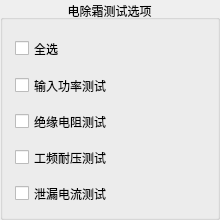
           <widget class="QGroupBox" name="groupBox_4">
            <property name="sizePolicy">
             <sizepolicy hsizetype="Fixed" vsizetype="Fixed">
              <horstretch>0</horstretch>
              <verstretch>0</verstretch>
             </sizepolicy>
            </property>
            <property name="minimumSize">
             <size>
              <width>220</width>
              <height>220</height>
             </size>
            </property>
            <property name="maximumSize">
             <size>
              <width>220</width>
              <height>220</height>
             </size>
            </property>
            <property name="styleSheet">
             <string notr="true">font: 12pt &quot;Microsoft YaHei UI&quot;;</string>
            </property>
            <property name="title">
             <string>电除霜测试选项</string>
            </property>
            <property name="alignment">
             <set>Qt::AlignCenter</set>
            </property>
            <layout class="QGridLayout" name="gridLayout_8">
             <item row="0" column="0">
              <widget class="QCheckBox" name="checkBox_8">
               <property name="sizePolicy">
                <sizepolicy hsizetype="Fixed" vsizetype="Fixed">
                 <horstretch>0</horstretch>
                 <verstretch>0</verstretch>
                </sizepolicy>
               </property>
               <property name="minimumSize">
                <size>
                 <width>190</width>
                 <height>35</height>
                </size>
               </property>
               <property name="maximumSize">
                <size>
                 <width>190</width>
                 <height>35</height>
                </size>
               </property>
               <property name="styleSheet">
                <string notr="true">font: 12pt &quot;Microsoft YaHei UI&quot;;</string>
               </property>
               <property name="text">
                <string>全选</string>
               </property>
              </widget>
             </item>
             <item row="1" column="0">
              <widget class="QCheckBox" name="checkBox_9">
               <property name="sizePolicy">
                <sizepolicy hsizetype="Fixed" vsizetype="Fixed">
                 <horstretch>0</horstretch>
                 <verstretch>0</verstretch>
                </sizepolicy>
               </property>
               <property name="minimumSize">
                <size>
                 <width>190</width>
                 <height>35</height>
                </size>
               </property>
               <property name="maximumSize">
                <size>
                 <width>190</width>
                 <height>35</height>
                </size>
               </property>
               <property name="styleSheet">
                <string notr="true">font: 12pt &quot;Microsoft YaHei UI&quot;;</string>
               </property>
               <property name="text">
                <string>输入功率测试</string>
               </property>
              </widget>
             </item>
             <item row="2" column="0">
              <widget class="QCheckBox" name="checkBox_10">
               <property name="sizePolicy">
                <sizepolicy hsizetype="Fixed" vsizetype="Fixed">
                 <horstretch>0</horstretch>
                 <verstretch>0</verstretch>
                </sizepolicy>
               </property>
               <property name="minimumSize">
                <size>
                 <width>190</width>
                 <height>35</height>
                </size>
               </property>
               <property name="maximumSize">
                <size>
                 <width>190</width>
                 <height>35</height>
                </size>
               </property>
               <property name="styleSheet">
                <string notr="true">font: 12pt &quot;Microsoft YaHei UI&quot;;</string>
               </property>
               <property name="text">
                <string>绝缘电阻测试</string>
               </property>
              </widget>
             </item>
             <item row="3" column="0">
              <widget class="QCheckBox" name="checkBox_11">
               <property name="sizePolicy">
                <sizepolicy hsizetype="Fixed" vsizetype="Fixed">
                 <horstretch>0</horstretch>
                 <verstretch>0</verstretch>
                </sizepolicy>
               </property>
               <property name="minimumSize">
                <size>
                 <width>190</width>
                 <height>35</height>
                </size>
               </property>
               <property name="maximumSize">
                <size>
                 <width>190</width>
                 <height>35</height>
                </size>
               </property>
               <property name="styleSheet">
                <string notr="true">font: 12pt &quot;Microsoft YaHei UI&quot;;</string>
               </property>
               <property name="text">
                <string>工频耐压测试</string>
               </property>
              </widget>
             </item>
             <item row="4" column="0">
              <widget class="QCheckBox" name="checkBox_12">
               <property name="sizePolicy">
                <sizepolicy hsizetype="Fixed" vsizetype="Fixed">
                 <horstretch>0</horstretch>
                 <verstretch>0</verstretch>
                </sizepolicy>
               </property>
               <property name="minimumSize">
                <size>
                 <width>190</width>
                 <height>35</height>
                </size>
               </property>
               <property name="maximumSize">
                <size>
                 <width>190</width>
                 <height>35</height>
                </size>
               </property>
               <property name="styleSheet">
                <string notr="true">font: 12pt &quot;Microsoft YaHei UI&quot;;</string>
               </property>
               <property name="text">
                <string>泄漏电流测试</string>
               </property>
              </widget>
             </item>
            </layout>
           </widget>
